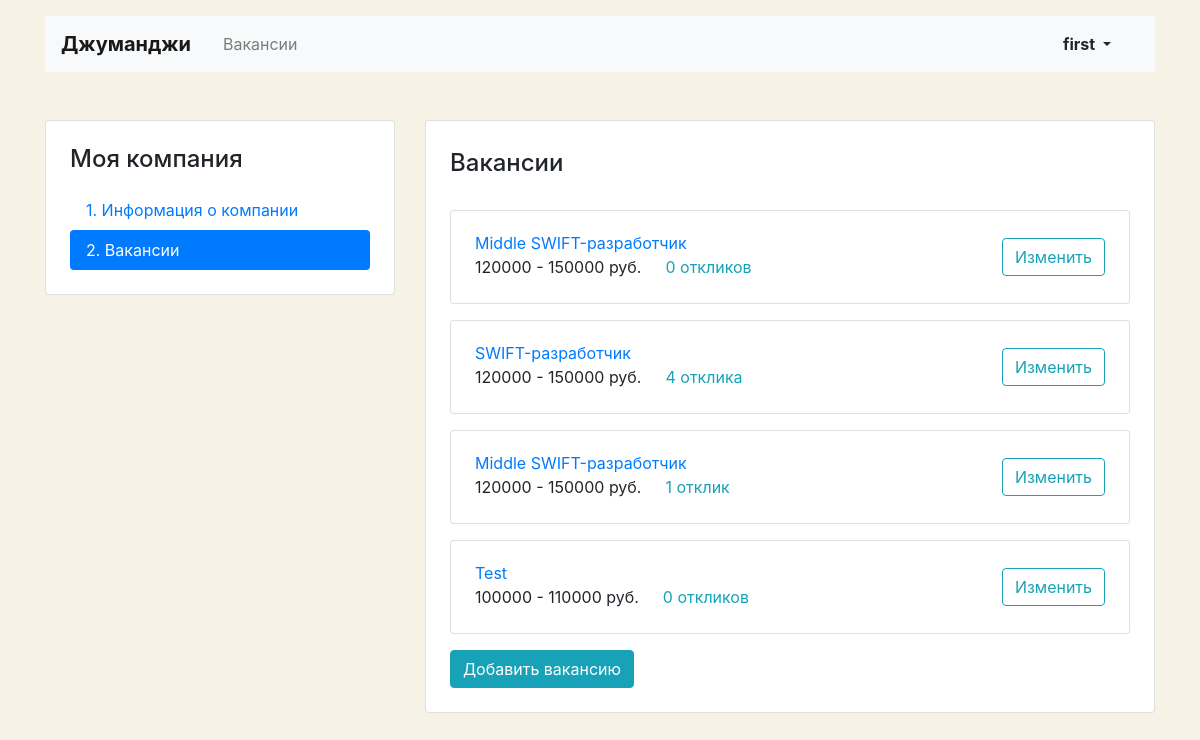
Before: /mycompany/vacancies/ (signed in) with the older database file.
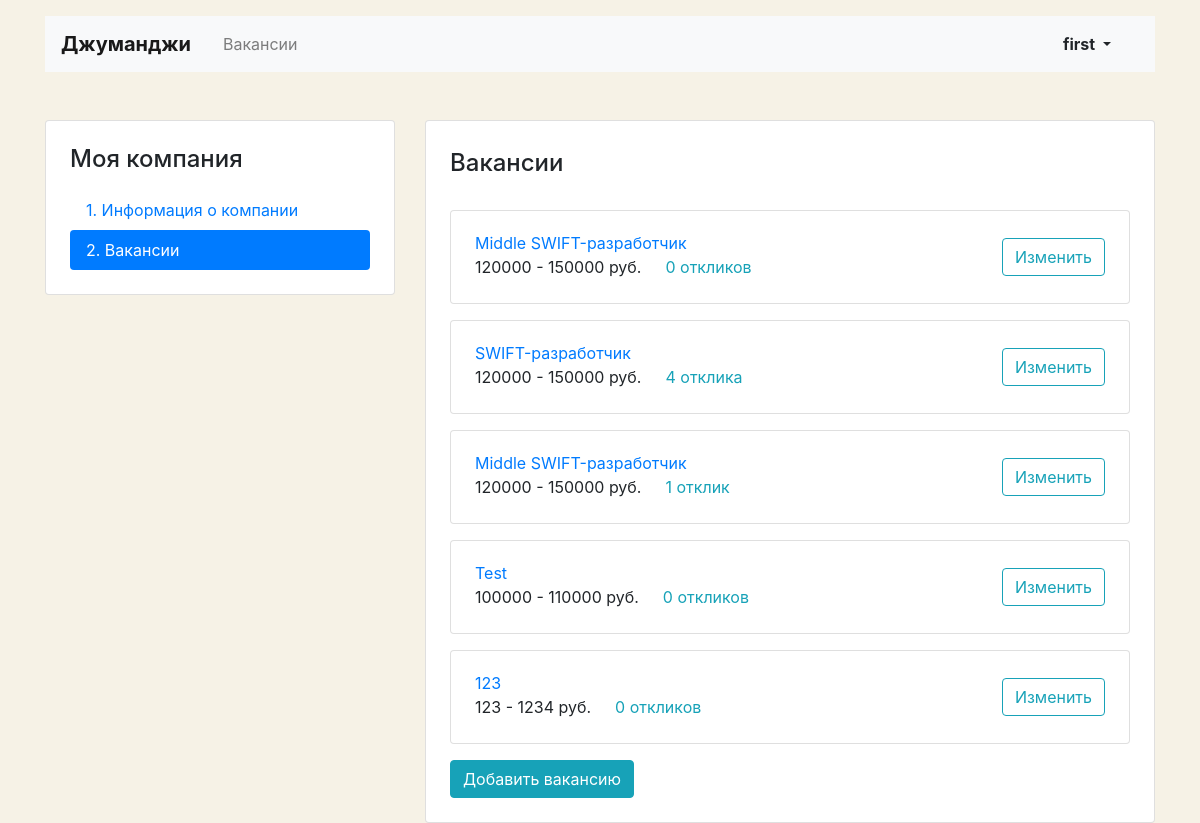
After: the same page with the newer database file.
### vacancies/models.py (models this page shows, shortened)
class Vacancy(models.Model):
    title = models.CharField(max_length=64)
    specialty = models.ForeignKey(Specialty, on_delete=models.CASCADE, related_name='vacancies')
    company = models.ForeignKey(Company, on_delete=models.CASCADE, related_name='vacancies')
    skills = models.TextField()
    description = models.TextField()
    salary_min = models.IntegerField()
    salary_max = models.IntegerField()
    published_at = models.DateField(auto_now_add=True)
    class Meta:
        verbose_name = 'Вакансия'
        verbose_name_plural = 'Вакансии'

### vacancies/views/user_profile.py (the view)
# urls.py: path('mycompany/vacancies/', MyVacanciesView.as_view(), name='my_vacancies'),
class MyVacanciesView(LoginRequiredMixin, CompanyRequiredMixin, ListView):
    model = Vacancy
    context_object_name = 'vacancies'
    template_name = 'vacancies/user_profile/vacancy-list.html'
    redirect_url = 'my_company_lets_start'
    def get_queryset(self):
        return (
            self.model.objects
            .filter(company=self.company)
            .select_related('company')
            .prefetch_related('applications')
        )

### vacancies/templatetags/ru_pluralize.py (called while the page is built)
@register.filter()
def ru_pluralize(number, arg: str = 'ночь,ночи,ночей'):
    nominative_singular, genitive_singular, genitive_plural = arg.split(',')
    number = abs(number)
    if number % 10 in [0, 5, 6, 7, 8, 9] or 11 <= number % 100 <= 19:
        return f'{number} {genitive_plural}'
    elif number % 10 == 1:
        return f'{number} {nominative_singular}'
    else:
        return f'{number} {genitive_singular}'

### vacancies/views/user_profile.py (called while the page is built)
    def dispatch(self, request, *args, **kwargs):
        try:
            self.company = Company.objects.get(owner=self.request.user)
        except Company.DoesNotExist:
            return redirect(self.redirect_url)
        else:
            return super().dispatch(request, *args, **kwargs)

### vacancies/templates/vacancies/user_profile/vacancy-list.html (shortened to what this page needs)
{% extends "./my_company_base.html" %}
{% load ru_pluralize %}
{% block my_company_content %}
        <div class="card">
          <div class="card-body px-4 pb-4">
            <section class="tab-pane fade show active">
              <h2 class="h4 pt-2 pb-3">Вакансии</h2>
                {% if vacancies|length == 0 %}
                  <div class="alert alert-primary" role="alert">
                        У вас пока нет вакансий, но вы можете создать первую!
                  </div>
                {% else %}
                    {% for vacancy in vacancies %}
                      <div class="card mt-3">
                        <div class="card-body px-4">
                          <div class="row align-items-center">
                            <div class="col-6 col-lg-8">
                              <a href="{% url 'vacancy' vacancy.id %}" class="mb-1">{{ vacancy.title }}</a>
                              <p class="mb-1">
                                <span class="mr-4">{{ vacancy.salary_min }} - {{ vacancy.salary_max }} руб.</span><a href="{% url 'my_vacancy_update' vacancy.id %}?#applications" class="text-info">{{ vacancy.applications.count|ru_pluralize:'отклик, отклика, откликов' }}</a>
                              </p>
                            </div>
                            <div class="col-6 col-lg-4 text-right">
                              <a href="{% url 'my_vacancy_update' vacancy.id %}" class="btn btn-outline-info">Изменить</a>
                            </div>
                          </div>
                        </div>
                      </div>
                    {% endfor %}
                {% endif %}
                <div class="col mt-3 pl-0">
                        <a href="{% url 'my_vacancy_create' %}" class="btn btn-info">Добавить вакансию</a>
                </div>
            </section>
          </div>
        </div>
{% endblock my_company_content %}

Changed rows visible on the page:
added Vacancy: title "123", salary_min "123", salary_max "1234", applications.count|ru_pluralize "0 откликов"
